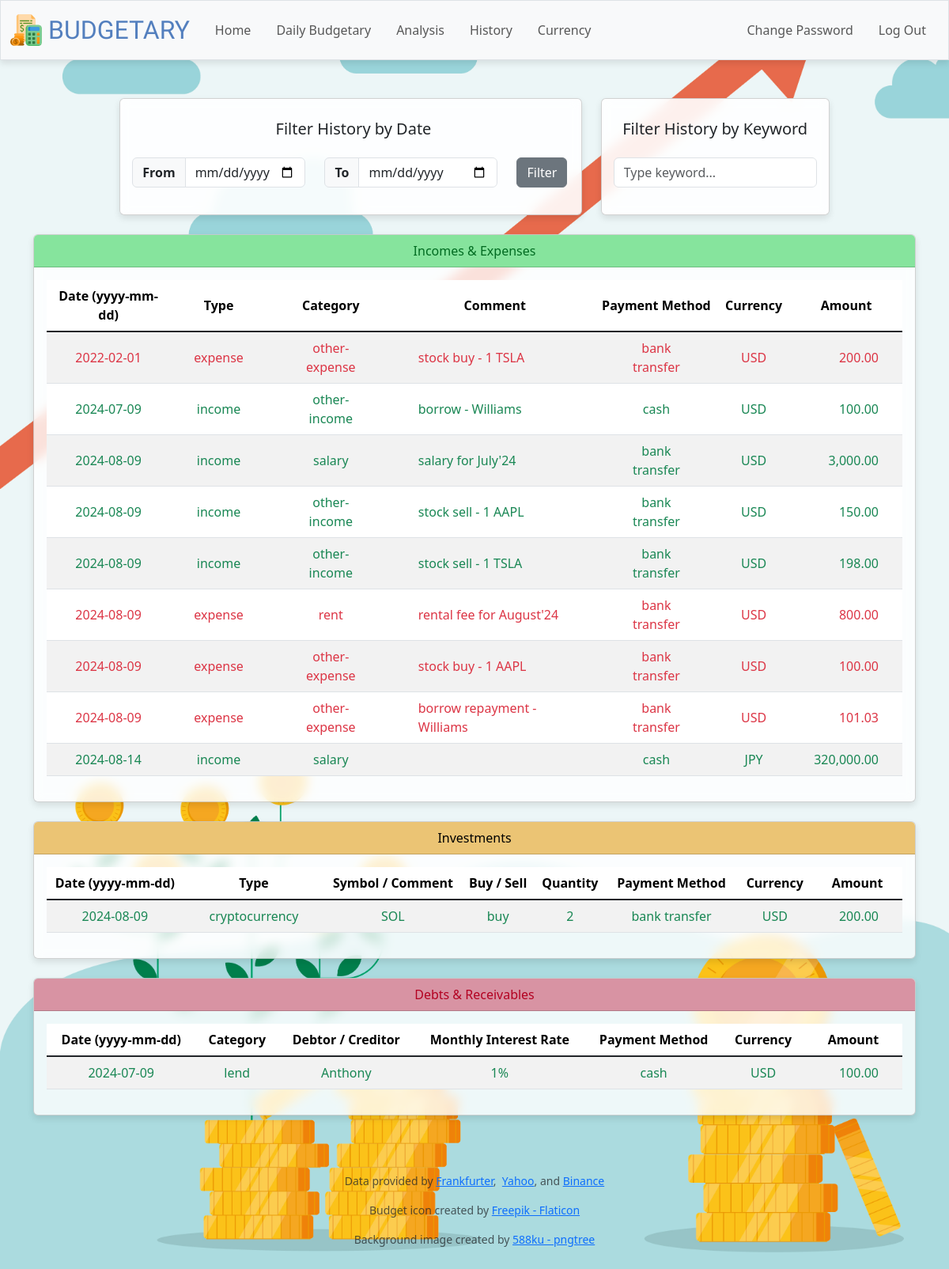
/history (signed in), run on an earlier commit of the app's database.
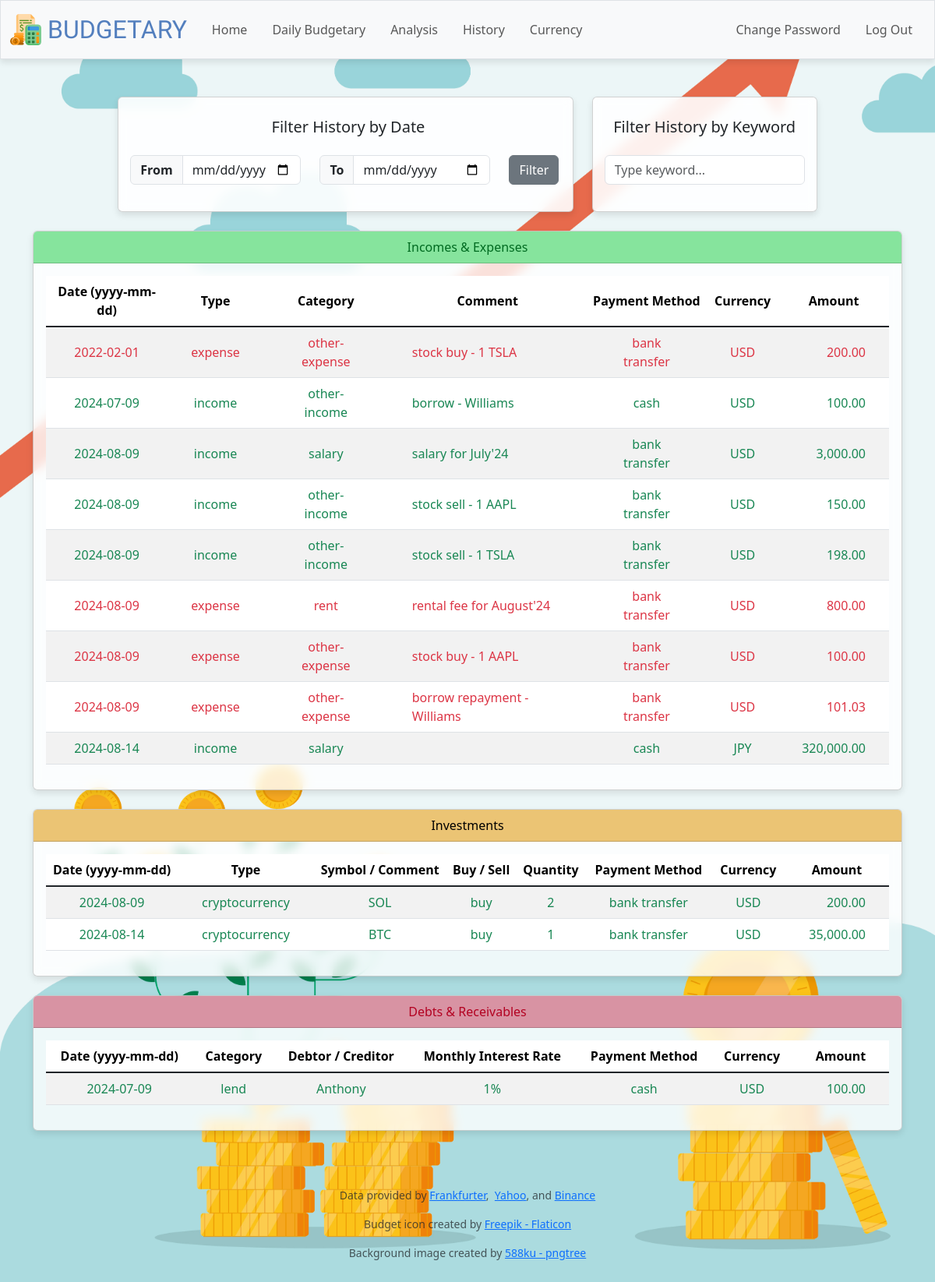
And on a later commit of the database.
### tables this page shows
CREATE TABLE transactions (
id INTEGER PRIMARY KEY AUTOINCREMENT NOT NULL,
user_id INTEGER NOT NULL,
payment_method TEXT NOT NULL,
currency TEXT NOT NULL,
amount NUMERIC NOT NULL,
amount_in_usd NUMERIC NOT NULL,
logged_date DATETIME DEFAULT CURRENT_TIMESTAMP,
transaction_date DATETIME NOT NULL,
FOREIGN KEY (user_id) REFERENCES users(id)
);

CREATE TABLE income (
id INTEGER PRIMARY KEY AUTOINCREMENT NOT NULL,
user_id INTEGER NOT NULL,
transaction_id INTEGER NOT NULL,
income_type TEXT NOT NULL,
comment TEXT,
FOREIGN KEY (user_id) REFERENCES users(id),
FOREIGN KEY (transaction_id) REFERENCES transactions(id)
);

CREATE TABLE investment (
id INTEGER PRIMARY KEY AUTOINCREMENT NOT NULL,
user_id INTEGER NOT NULL,
transaction_id INTEGER NOT NULL,
investment_type TEXT NOT NULL,
comment TEXT,
symbol TEXT,
buy_or_sell TEXT NOT NULL,
quantity NUMERIC NOT NULL,
FOREIGN KEY (user_id) REFERENCES users(id),
FOREIGN KEY (transaction_id) REFERENCES transactions(id)
);

CREATE TABLE debt (
id INTEGER PRIMARY KEY AUTOINCREMENT NOT NULL,
user_id INTEGER NOT NULL,
transaction_id INTEGER NOT NULL,
debtor_or_creditor TEXT NOT NULL,
debt_category TEXT NOT NULL,
interest_rate NUMERIC,
FOREIGN KEY (user_id) REFERENCES users(id),
FOREIGN KEY (transaction_id) REFERENCES transactions(id)
);

### app.py (the view, shortened to what this page needs)
@app.route("/history", methods=["GET", "POST"])
@login_required
def history():
    user_id = session.get("user_id")
    income_spending_query = """
        SELECT
            transactions.transaction_date AS date,
            'income' AS type,
            income.income_type AS category,
            income.comment AS comment,
            transactions.payment_method AS payment_method,
            transactions.currency AS currency,
            transactions.amount AS amount
        FROM
            income JOIN transactions ON income.transaction_id = transactions.id
        {income_where_clause}
        UNION ALL
        SELECT
            transactions.transaction_date AS date,
            'expense' AS type,
            spending.spending_type AS category,
            spending.comment AS comment,
            transactions.payment_method AS payment_method,
            transactions.currency AS currency,
            transactions.amount AS amount
        FROM
            spending JOIN transactions ON spending.transaction_id = transactions.id
        {spending_where_clause}
        ORDER BY transactions.transaction_date
        """
    investment_query = """
        SELECT
            transactions.transaction_date AS date,
            investment.investment_type AS type,
        CASE
            WHEN investment.investment_type IN ('other-investment', 'real-estate') THEN investment.comment
            ELSE investment.symbol
        END AS symbol_comment,
            investment.buy_or_sell AS buy_sell,
            investment.quantity,
            transactions.payment_method,
            transactions.currency,
            transactions.amount
        FROM
            investment JOIN transactions ON investment.transaction_id = transactions.id
        {investment_where_clause}
        ORDER BY transactions.transaction_date
        """
    debt_query = """
        SELECT
            transactions.transaction_date AS date,
            debt.debt_category AS category,
            debt.debtor_or_creditor,
            debt.interest_rate,
            transactions.payment_method,
            transactions.currency,
            transactions.amount
        FROM
            debt JOIN transactions ON debt.transaction_id = transactions.id
        {debt_where_clause}
        ORDER BY debt.debtor_or_creditor, transactions.transaction_date
        """
    income_where_clause = "WHERE income.user_id = ?"
    spending_where_clause = "WHERE spending.user_id = ?"
    investment_where_clause = "WHERE investment.user_id = ?"
    debt_where_clause = "WHERE debt.user_id = ?"
    if request.method == "GET":
        income_spending_query = income_spending_query.format(income_where_clause=income_where_clause, spending_where_clause=spending_where_clause)
        income_spending_rows = db.execute(
            income_spending_query, user_id, user_id
        )
        investment_query = investment_query.format(investment_where_clause=investment_where_clause)
        investment_rows = db.execute(
            investment_query, user_id
        )
        debt_query = debt_query.format(debt_where_clause=debt_where_clause)
        debt_rows = db.execute(
            debt_query, user_id
        )
        for row in debt_rows:
                if row['category'] == 'repay':
                    if repay_check(row['debtor_or_creditor'])[0]['debt_category'] == 'lend':
                        row['category'] = 'lrepay'
                    elif repay_check(row['debtor_or_creditor'])[0]['debt_category'] == 'borrow':
                        row['category'] = 'brepay'
        return render_template("history.html", income_spending_rows=income_spending_rows, investment_rows=investment_rows, \
            debt_rows=debt_rows, currency=currency)

### templates/history.html (shortened to what this page needs)
{% extends "layout.html" %}
{% block main %}
<div class="d-flex justify-content-center row">
    <div class="card card-custom-history history-date-filter-flex-container mb-4 me-4 col-md-7">
        <div class="h5 text-center py-3">
            Filter History by Date
        </div>
        <form class="d-flex row justify-content-center" action="/history" method="post">
            <div class="col-md-5 mb-4">
                <div class="input-group">
                    <span class="input-group-text fw-bold">From</span>
                    <input class="form-control" name="start_date" id="start_date" placeholder="Select start date" value="{{ start_date }}" type="date">
                </div>
            </div>
            <div class="col-md-5 mb-4">
                <div class="input-group">
                    <span class="input-group-text fw-bold">To</span>
                    <input class="form-control" name="end_date" id="end_date" placeholder="Select end date" value="{{ end_date }}" type="date">
                </div>
            </div>
            <div class="col-md-2 mb-4 text-start">
                <button class="btn btn-secondary" type="submit">Filter</button>
            </div>
        </form>
    </div>
    <div class="card card-custom-history history-keyword-filter-flex-container mb-4 col-md-5">
        <div class="h5 text-center py-3">
            Filter History by Keyword
        </div>
        <div class="col-md-12 mb-4">
            <input id="searchKeyword" type="text" class="form-control" placeholder="Type keyword...">
        </div>
    </div>
</div>
{% if income_spending_rows %}
<div class="card card-custom mb-4 col-md-12">
    <div class="card-header text-bg-success">Incomes & Expenses</div>
    <div class="card-body table-responsive">
        <table class="table custom-table-history table-striped table-hover">
            <thead>
                <tr class="fw-bold">
                <th scope="col">Date (yyyy-mm-dd)</th>
                <th scope="col">Type</th>
                <th scope="col">Category</th>
                <th scope="col">Comment</th>
                <th scope="col">Payment Method</th>
                <th scope="col">Currency</th>
                <th scope="col">Amount</th>
                </tr>
            </thead>
            <tbody class="table-group-divider">
                {% for row in income_spending_rows %}
                <tr class="
                    {% if row['type'] == 'income' %}
                        text-success
                    {% elif row['type'] == 'expense' %}
                        text-danger
                    {% endif %}">
                    <td scope="row">{{ row['date'] }}</td>
                    <td>{{ row['type'] }}</td>
                    <td>
                        {% if row['category'] == 'other-spending' %}
                            other-expense
                        {% else %}
                            {{ row['category'] }}
                        {% endif %}
                    </td>
                    <td class="text-start">{{ row['comment'] }}</td>
                    <td>
                        {% if row['payment_method'] == 'banking' %}
                            bank transfer
                        {% else %}
                            cash
                        {% endif %}
                    </td>
                    <td>{{ row['currency'] | upper }}</td>
                    <td class="text-end">{{ row['amount'] | currency }}</td>
                </tr>
                {% endfor %}
            </tbody>
        </table>
    </div>
</div>
{% endif %}
{% if investment_rows %}
<div class="card card-custom mb-4 col-md-12">
    <div class="card-header text-bg-warning">Investments</div>
    <div class="card-body table-responsive">
        <table class="table custom-table-history table-striped table-hover">
            <thead>
                <tr class="fw-bold">
                <th scope="col">Date (yyyy-mm-dd)</th>
                <th scope="col">Type</th>
                <th scope="col">Symbol / Comment</th>
                <th scope="col">Buy / Sell</th>
                <th scope="col">Quantity</th>
                <th scope="col">Payment Method</th>
                <th scope="col">Currency</th>
                <th scope="col">Amount</th>
                </tr>
            </thead>
            <tbody class="table-group-divider">
                {% for row in investment_rows %}
                <tr class="
                {% if row['buy_sell'] == 'buy' %}
                    text-success
                {% elif row['buy_sell'] == 'sell' %}
                    text-danger
                {% endif %}">
                    <td scope="row">{{ row['date'] }}</td>
                    <td>{{ row['type'] }}</td>
                    <td>{{ row['symbol_comment'] }}</td>
                    <td>{{ row['buy_sell'] }}</td>
                    <td>{{ row['quantity'] }}</td>
                    <td>
                        {% if row['payment_method'] == 'banking' %}
                            bank transfer
                        {% else %}
                            cash
                        {% endif %}
                    </td>
                    <td>{{ row['currency'] | upper }}</td>
                    <td class="text-end">{{ row['amount'] | currency }}</td>
                </tr>
                {% endfor %}
            </tbody>
        </table>
    </div>
</div>
{% endif %}
{% if debt_rows %}
<div class="card card-custom mb-4 col-md-12">
    <div class="card-header text-bg-danger">Debts & Receivables</div>
    <div class="card-body table-responsive">
        <table class="table custom-table-history table-striped table-hover">
            <thead>
                <tr class="fw-bold">
                <th scope="col">Date (yyyy-mm-dd)</th>
                <th scope="col">Category</th>
                <th scope="col">Debtor / Creditor</th>
                <th scope="col">Monthly Interest Rate</th>
                <th scope="col">Payment Method</th>
                <th scope="col">Currency</th>
                <th scope="col">Amount</th>
                </tr>
            </thead>
            <tbody class="table-group-divider">
                {% for row in debt_rows %}
                <tr class="
                {% if row['category'] == 'borrow' or row['category'] == 'brepay' %}
                    text-danger
                {% elif row['category'] == 'lend' or row['category'] == 'lrepay' %}
                    text-success
                {% endif %}">
                    <td scope="row">{{ row['date'] }}</td>
                    <td>
                        {% if row['category'] == 'brepay' or row['category'] == 'lrepay' %}
                            repayment
                        {% else %}
                            {{ row['category'] }}
                        {% endif %}
                    </td>
                    <td>{{ row['debtor_or_creditor'] }}</td>
                    <td>
                        {% if row['interest_rate'] == None %}
                            -
                        {% else %}
                            {{ row['interest_rate'] }}%
                        {% endif %}
                    </td>
                    <td>
                        {% if row['payment_method'] == 'banking' %}
                            bank transfer
                        {% else %}
                            cash
                        {% endif %}
                    </td>
                    <td>{{ row['currency'] | upper }}</td>
                    <td class="text-end">{{ row['amount'] | currency }}</td>
                </tr>
                {% endfor %}
            </tbody>
        </table>
    </div>
</div>
{% endif %}
{% endblock %}

### templates/layout.html (shortened to what this page needs)
<!DOCTYPE html>
<html lang="en">
    <head>
        <link href="https://cdn.jsdelivr.net/npm/bootstrap@5.3.3/dist/css/bootstrap.min.css" rel="stylesheet">
        <link rel="stylesheet" href="https://cdnjs.cloudflare.com/ajax/libs/bootstrap-icons/1.8.1/font/bootstrap-icons.min.css">
        <link href="/static/styles.css" rel="stylesheet">
    </head>
    <body>
        <nav class="bg-light border navbar navbar-expand-md navbar-light">
            <div class="container-fluid">
                <a href="/" class="navbar-brand">
                    <span class="d-flex align-items-center" style="height: 40px;">
                        <img src="static/budgetary.png" alt="budgetary-logo" style="height: 40px; width: auto;">
                    </span>
                    <span class="ga-maamli-regular blue">
                        &nbsp;BUDGETARY
                    </span>
                </a>
                <div class="collapse navbar-collapse" id="navbar">
                    {% if session["user_id"] %}
                        <ul class="navbar-nav me-auto">
                            <li class="nav-item px-2"><a class="nav-link" href="/">Home</a></li>
                            <li class="nav-item px-2"><a class="nav-link" href="/budgetary">Daily Budgetary</a></li>
                            <li class="nav-item px-2"><a class="nav-link" href="/analysis">Analysis</a></li>
                            <li class="nav-item px-2"><a class="nav-link" href="/history">History</a></li>
                            <li class="nav-item px-2"><a class="nav-link" href="/currency">Currency</a></li>
                        </ul>
                        <ul class="navbar-nav ms-auto">
                            <li class="nav-item px-2"><a class="nav-link" href="/change-password">Change Password</a></li>
                            <li class="nav-item px-2"><a class="nav-link" href="/logout">Log Out</a></li>
                        </ul>
                    {% else %}
                        <ul class="navbar-nav ms-auto">
                            <li class="nav-item px-2"><a class="nav-link" href="/register">Register</a></li>
                            <li class="nav-item px-2"><a class="nav-link" href="/login">Log In</a></li>
                        </ul>
                    {% endif %}
                </div>
            </div>
        </nav>
        <main class="container py-5 text-center">
            {% block main %}{% endblock %}
        </main>
        <footer class="mb-5">
            <p class="mb-3 small text-center text-muted">
                Data provided by
                <a href="https://www.frankfurter.app/">Frankfurter</a>,&nbsp;
                <a href="https://finance.yahoo.com/">Yahoo</a>, and
                <a href="https://www.binance.com/">Binance</a>
            </p>
            <p class="mb-3 small text-center text-muted">
                Budget icon created by <a href="https://www.flaticon.com/free-icons/budget" title="budget icons">Freepik - Flaticon</a>
            </p>
            <p class="small text-center text-muted">
                Background image created by <a href="https://th.pngtree.com/freebackground/cartoon-internet-business-finance-poster-background_1071853.html?sol=downref&id=bef" title="budget icons">588ku - pngtree</a>
            </p>
        </footer>
    </body>
</html>

What changed in the data, as far as the page shows it:
added investment: date "2024-08-14", type "cryptocurrency", symbol_comment "BTC", buy_sell "buy", quantity "1", currency "USD", amount "35,000.00"
